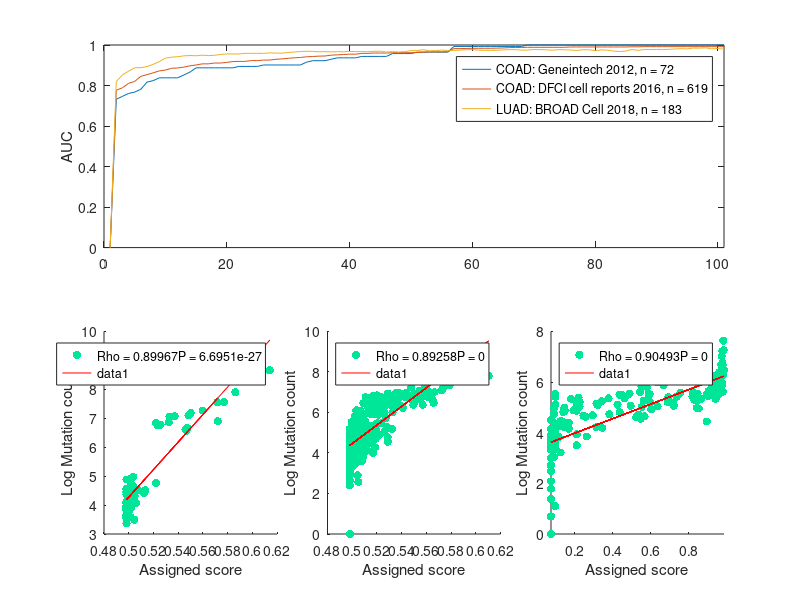

The MATLAB source for this figure:
%%%%PLOT figure1A-D

%%%Load results structures
load('LUAD_RES.mat')
load('COAD_RES.mat')



%%%Figure 1A
subplot(2,6,1:6)
plot(COAD_RES.AUC1)
hold on 
plot(COAD_RES.AUC2)
hold on 
plot(LUAD_RES.AUC1)
ylabel('AUC')
legend('COAD: Geneintech 2012, n = 72','COAD: DFCI cell reports 2016, n = 619','LUAD: BROAD Cell 2018, n = 183')
xlim([0,101])



%%%Figure 1B
subplot(2,6,7:8)
scatter(COAD_RES.sc1(:,20),log(COAD_RES.sumut1),'filled','MarkerFaceColor',[0 .9 .6])
legend(['Rho = ',num2str(COAD_RES.rh1(20)),'P = ',num2str(COAD_RES.p1(20))])
xlabel('Assigned score')
ylabel('Log Mutation count')

p = polyfit(COAD_RES.sc1(:,20),log(COAD_RES.sumut1),1); 
v = polyval(p,COAD_RES.sc1(:,20));
hold on
plot(COAD_RES.sc1(:,20),v,'r');
 
    
%%%Figure 1C
subplot(2,6,9:10)
scatter(COAD_RES.sc2(:,20),log(COAD_RES.sumut2),'filled','MarkerFaceColor',[0 .9 .6])
legend(['Rho = ',num2str(COAD_RES.rh2(20)),'P = ',num2str(COAD_RES.p2(20))])
xlabel('Assigned score')
ylabel('Log Mutation count')

p = polyfit(COAD_RES.sc2(:,20),log(COAD_RES.sumut2),1); 
v = polyval(p,COAD_RES.sc2(:,20));
hold on
plot(COAD_RES.sc2(:,20),v,'r');
 

%%%Figure 1D
subplot(2,6,11:12)
scatter(LUAD_RES.sc1(:,20),log(LUAD_RES.sumut1),'filled','MarkerFaceColor',[0 .9 .6])
legend(['Rho = ',num2str(LUAD_RES.rh1(20)),'P = ',num2str(LUAD_RES.p1(20))])
xlabel('Assigned score')
ylabel('Log Mutation count')

p = polyfit(LUAD_RES.sc1(:,20),log(LUAD_RES.sumut1+0.01),1); 
v = polyval(p,LUAD_RES.sc1(:,20));
hold on
plot(LUAD_RES.sc1(:,20),v,'r');

xlim([min(LUAD_RES.sc1(:,20)), max(LUAD_RES.sc1(:,20))])

